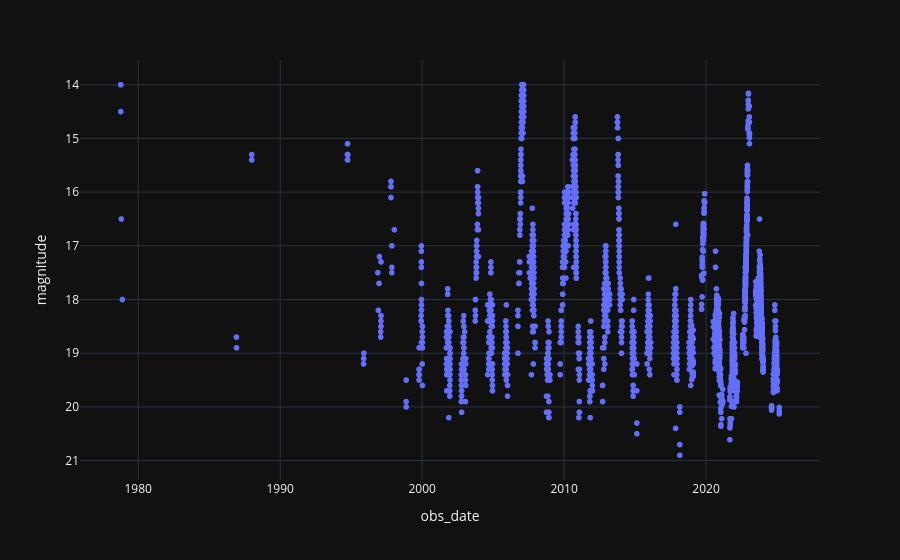

Write notebook code for a chart like this one.
### Code cell
fig = px.scatter(mpc_obs_filtered_df, x='obs_date', y='magnitude', template= 'plotly_dark')
fig.update_yaxes(autorange="reversed")
fig.show()

### Figure 1 — Plotly figure (JSON) as saved in the notebook; plotly's stock layout.template omitted (floating-point values rounded to 4 significant figures; data arrays with more than 128 entries replaced by an {"elided": "..."} marker saying what was removed)
{"data": [{"hovertemplate": "obs_date=%{x}<br>magnitude=%{y}<extra></extra>", "legendgroup": "", "marker": {"color": "#636efa", "symbol": "circle"}, "mode": "markers", "name": "", "showlegend": false, "type": "scattergl", "x": {"elided": "3609 str values"}, "xaxis": "x", "y": {"elided": "3609 float values"}, "yaxis": "y"}], "layout": {"legend": {"tracegroupgap": 0}, "margin": {"t": 60}, "xaxis": {"anchor": "y", "domain": [0, 1], "title": {"text": "obs_date"}}, "yaxis": {"anchor": "x", "autorange": "reversed", "domain": [0, 1], "title": {"text": "magnitude"}}}}
